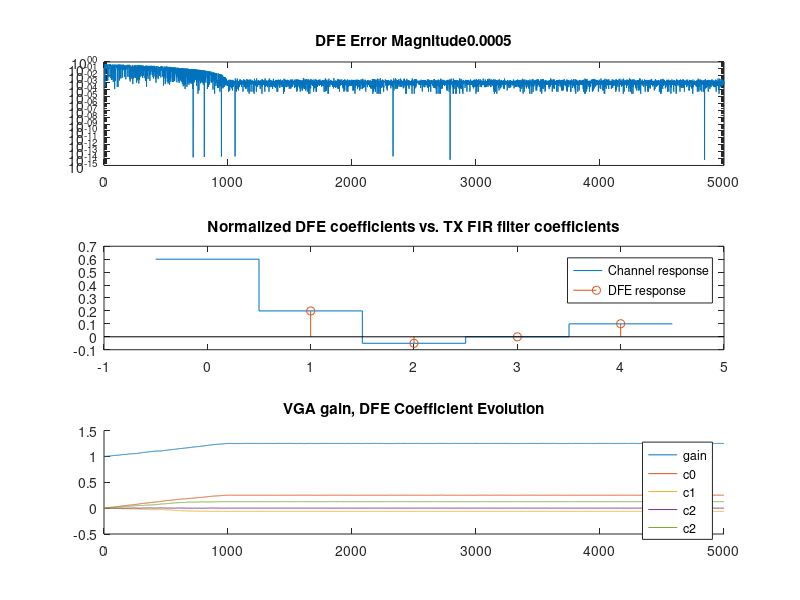
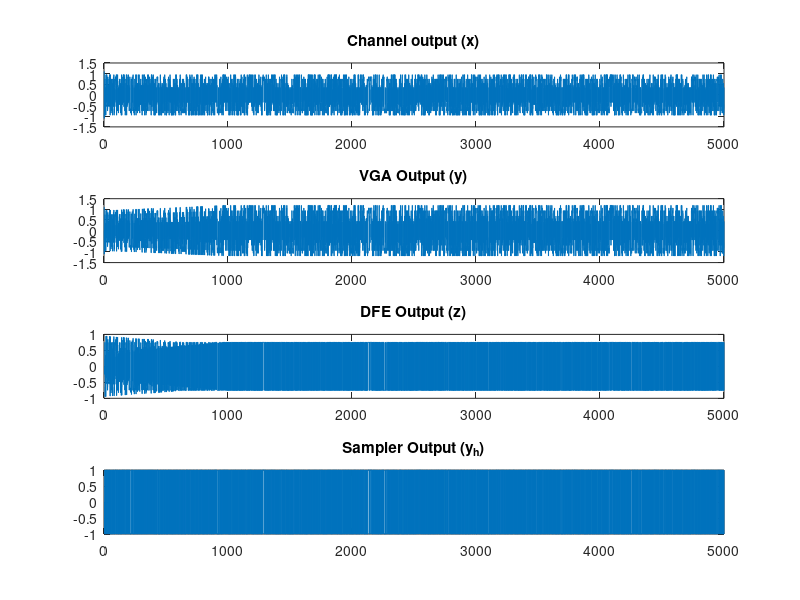

These charts were generated, in order, by the following MATLAB code:
clear all;


% https://www.youtube.com/watch?v=FLTN6Gwg8-4&list=PLC79262E787A9CBA9&t=214

N_symbols = 5000;
N_taps = 4;		% DFE size
Mu = 0.0005;          % iteration step size
vref = 0.75;

% Input symbols, either random:
if 1
    tx = sign(randn(N_symbols,1)); 
else
    % Or use a pulse
    tx = -1*ones(N_symbols);
    tx(10) = 1;
end

% Tx channel distortion
%h_tx = [.95 .15 .05 0 0];

%h_tx = [0.9 .1 0 0 .0];

h_tx = [.6 .2 -0.05 .0 .1];


% convolve channel with the input
x = filter(h_tx, 1, tx);

% Initialized variable that will be computed during the simulation
w = zeros(N_taps,1);
y = zeros(N_taps, 1);
g = ones(N_taps,1);
z = zeros(N_taps + 1,1);
y_h = zeros(N_taps + 1,1);
dw = zeros(N_taps + 1,1);

e = zeros(N_symbols,1);
c=zeros(N_symbols,N_taps);
gain=1.0;

% Expected values after convergence
expected_gain = 1/h_tx(1);
expected_c = h_tx(2:5)'*expected_gain;



for n  = N_taps+1 : length(x);
        
    % Compute the output of the VGA
    y(n) = gain*x(n);
    
    % Compute the output of the DFE with the current set of weights.
    z(n) = y(n) - sum(w.*y_h(n-1:-1:n-N_taps));
    
    % Output of the slicer
    y_h(n) = sign(z(n));

    % compute error
    ep = z(n) > vref;
    en = z(n) > -1*vref;
    if ( y_h(n) > 0)
        e(n) = ep;
        e(n) = z(n) - vref;
    else
        e(n) = en;
        e(n) = z(n) + vref;
    end
    

    % Update DFE weights
    updates = Mu*sign(e(n))*sign(y_h(n-1 : -1 : n - N_taps));
    dw(n) = updates(1);

    % Record current settings
    c(n,:) = w;    
    g(n) = gain;
    c0(n) = w(1);
    c1(n) = w(2);
    c2(n) = w(3);
    c3(n) = w(4);
    
    % Update DFE coefficient weight
    w = w + updates;
    
    % Update VGA gain settings
    gain = gain - Mu*sign(y_h(n))*sign(e(n));
end

% Plot the results
figure(1);
clf;
subplot(3,1,1);
hold off;
semilogy(abs(e));
title(['DFE Error Magnitude', num2str(Mu)]);

subplot(3,1,2);
stairs(-0.5 + 0:N_taps+1, [h_tx h_tx(end)]);
title('Normalized DFE coefficients vs. TX FIR filter coefficients');
hold on;
stem(w/gain);
legend('Channel response', 'DFE response');
hold off;

subplot(3,1,3);
hold on;
plot(g);
title('VGA gain, DFE Coefficient Evolution');
plot(c0);
plot(c1);
plot(c2);
plot(c3);
legend('gain', 'c0', 'c1', 'c2', 'c2');
hold off;


figure(2);
clf;
subplot(4,1,1);
x(1) = 1.1;
x(2) = -1.1;
stairs(x);
title('Channel output (x)');

subplot(4,1,2);
y(1) = 1.1;
y(2) = -1.1;
stairs(y);
title('VGA Output (y)');

subplot(4,1,3);
stairs(z);
title('DFE Output (z)');

subplot(4,1,4);
stairs(y_h);
title('Sampler Output (y_h)');

